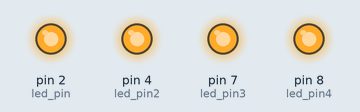
This sketch was run on a simulated Arduino Uno, built with avr-gcc and run on an emulated ATmega328P. Parts: output pins drawn as LEDs (lit = HIGH).

Above: at 0.5 s.
At 2.7 s:
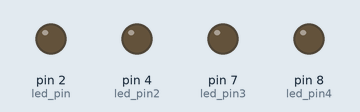
Timing chart, 0 to 3.5 s (numbered marks = the images above):
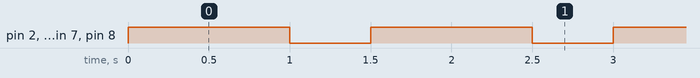

Measured:
- by itself, pin 2 (led_pin), pin 4 (led_pin2), pin 7 (led_pin3), pin 8 (led_pin4): alternates HIGH for 1.0 s and LOW for 0.50 s

The sketch:

blinkingNavLights.ino
```cpp
int led_pin=2;
int led_pin2=4;
int led_pin3=7;
int led_pin4=8;


void setup() {
  pinMode(led_pin,OUTPUT);
  pinMode(led_pin2, OUTPUT);
  pinMode(led_pin3, OUTPUT);
  pinMode(led_pin4, OUTPUT);
}

void loop(){
digitalWrite(led_pin, HIGH);
digitalWrite(led_pin2, HIGH);
digitalWrite(led_pin3, HIGH);
digitalWrite(led_pin4,HIGH);
delay(1000);
digitalWrite(led_pin, LOW);
digitalWrite(led_pin2, LOW);
digitalWrite(led_pin3,LOW);
digitalWrite(led_pin4,LOW);
delay(500);
}
```
